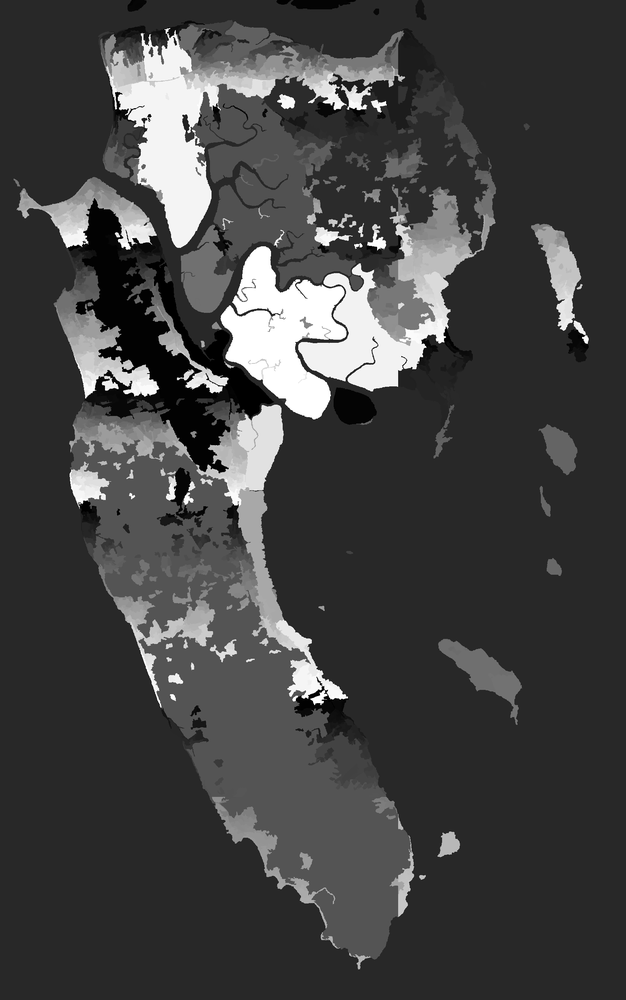
#> input picture KoLanta_segmentation.tif, 626 x 1000 px, shrunk from 1610 x 2570 before the run
$ python 'TP_Brahima&Adrienne.py'
#> lines starting #> are read from the running program, lines starting #| are printed output that depends on the picture
import numpy as np
import matplotlib.pyplot as plt
import scipy as sc
import cv2
from skimage.io import imread
from skimage.io import imsave
from skimage.color import rgb2gray
from skimage import filters
import statistics as st


####################################################
#-------------------------Exercice 2.3------------------------------------
####################################################

KoLanta_segmentation = imread('KoLanta_segmentation.tif')
#> KoLanta_segmentation is the input picture: shape (1000, 626); min 0, max 255, mean 66.6
KoLanta_classification = imread('KoLanta_classification.tif')
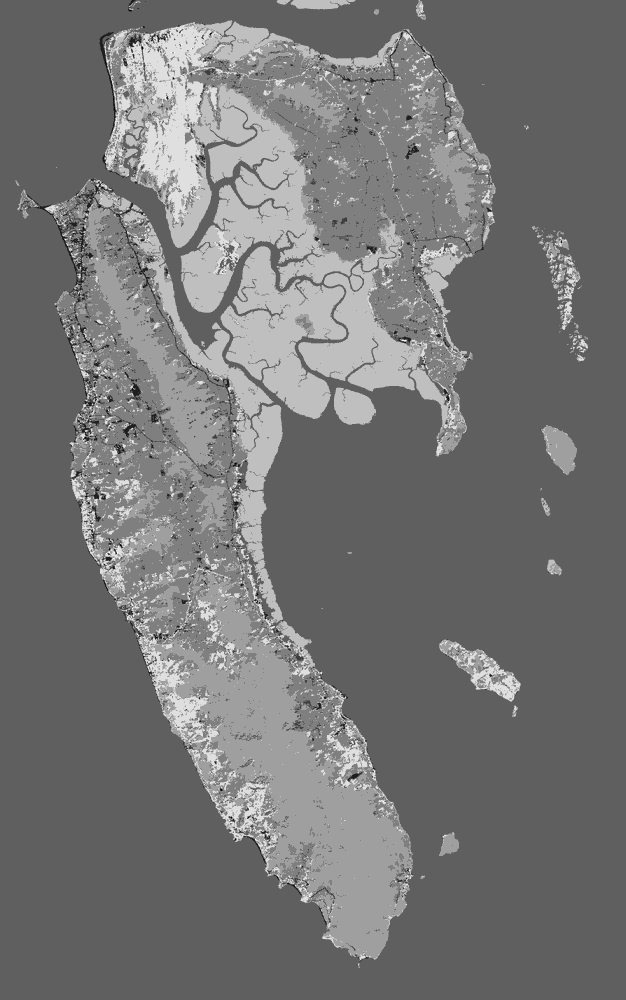
#> input picture KoLanta_classification.tif, 626 x 1000 px, shrunk from 1610 x 2570 before the run
#> KoLanta_classification is the input picture: shape (1000, 626); min 0, max 8, mean 3.7


### Determination de nbc
KoLanta_classification_ligne , KoLanta_classification_colonne = KoLanta_classification.shape
#> KoLanta_classification_ligne = 1000; KoLanta_classification_colonne = 626
liste_class = []
for i in range(KoLanta_classification_ligne) :
    for j in range(KoLanta_classification_colonne):
        liste_class.append(KoLanta_classification[i][j])
#> after the loop, liste_class = 626000 items

### liste_classe_unique contient les différentes classes dans IRC_classif
### nbc contient le nombre de classes dans IRC_classif
liste_classe_unique = np.unique(liste_class)
#> liste_classe_unique = [0, 1, 2, 3, 4, 5, 6, 7, 8]
nbc = len(liste_classe_unique)
#> nbc = 9


### Determination de nbs
KoLanta_segmentation_ligne , KoLanta_segmentation_colonne = KoLanta_segmentation.shape
#> KoLanta_segmentation_ligne = 1000; KoLanta_segmentation_colonne = 626
liste_segment = []

for i in range(KoLanta_segmentation_ligne) :
    for j in range(KoLanta_segmentation_colonne):
        liste_segment.append( KoLanta_segmentation[i][j])
#> after the loop, liste_segment = 626000 items

### liste_segment_unique contient les identifiants de tous les segments contenus dans IRC_Segmentation
### nbs contient le nombre d'identifiant de segment contenu dans l'image IRC_Segmentation
liste_segment_unique = np.unique(liste_segment)
#> liste_segment_unique = 256 values from 0 to 255
liste_segment_unique = list(liste_segment_unique)
nbs = len(liste_segment_unique)
#> nbs = 256


### Determination de M
M = np.zeros((nbs , nbc))

#####Parcours et remplissage de la matrice M
for i in range(KoLanta_segmentation_ligne) :
    for j in range(KoLanta_segmentation_colonne) :
        p_segment , classe = liste_segment_unique.index(KoLanta_segmentation[i , j]) , KoLanta_segmentation[i, j] -1
        M[ p_segment , KoLanta_classification[i, j] -1] += 1


####---------------------------------------##
#### Création de la nouvelle classe avec la méthode du maximum de classe par segment
##----------------------------------------------#


##L = []
##L1 = []
##for i in range(M.shape[0]) :
##    for j in range(M.shape[1]):
##        L.append(M[i,j])
##    L1.append(max(L))
##    del L[:]
##V = np.asarray(L1)


##----------------------------------------------#
#### Création de nouvelles classes#####
##----------------------------------------------#

L_class = []
L1_class = []
new_class = []

for i in range(M.shape[0]) :
    for j in range(M.shape[1]):
        ##L prendra tous les élements de la matrice M
        L_class.append(M[i,j])

    ## maxi_classe contient la classe max au niveau du segment i
    maxi_classe = max(L_class)

    ## on va parcourir tous les élements du segment i
    ## ensuite s'il y'a des élements qui ont des valeurs entre [max-1 , max+1]
    ### alors on prend leur moyenne comme une nouvelle classe du segment i
    ###Sinon on prend la valeur max comme classe sur le segment i
    for element in L_class :
        if element >= maxi_classe-1 or element <= maxi_classe+1 :
            L1_class.append(element)
        else :
            L1_class_append(max(L_class))

    ## la liste new_classe contient la nouvelle classe qui est soit la moyenne soit la valeur max
    new_class.append(st.mean(L1_class))

    ## on supprime ensuite L et L1 pour pouvoir effectuer la même opération sur le segment i+1
    del L1_class[:]
    del L_class[:]
#> after the loop, L1_class = []; L_class = []; new_class = 256 values, max 42383.9 at index 40, min 23.56 at index 213, mean 271.7


##----------------------------------------------#
#### Création de la matrice V#####
##----------------------------------------------#

V = np.asarray(new_class)
#> V has the same summary as new_class


##----------------------------------------------#
#### Création de l'image avec la nouvelle méthode utilisé
##----------------------------------------------#
### Création de la nouvelle image avec valeur de pixel les lignes de la matrice V
im_vide = np.zeros((KoLanta_segmentation_ligne , KoLanta_segmentation_colonne))

for i in range(KoLanta_segmentation_ligne) :
    for j in range( KoLanta_segmentation_colonne) :
        im_vide[i][j] = V[liste_segment_unique.index(KoLanta_segmentation[i , j])]
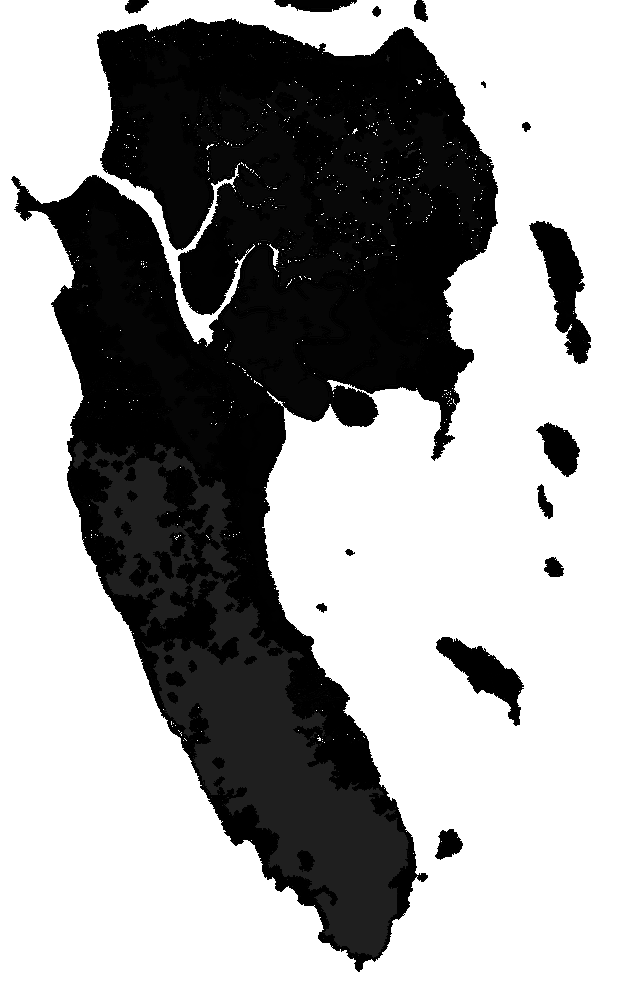
#> im_vide: shape (1000, 626) float64; min 23.56, max 42383.9, mean 26354.1; drawn with min black and max white


### Enregistrement de l'image im_vide
image_result = imsave("image_result.tif",  im_vide)

### Affichage de l'image
##plt.figure(1)
##plt.imshow(im_vide)
